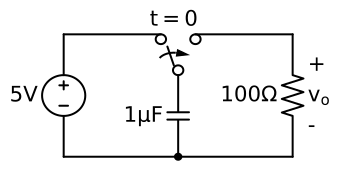

Here is the Python script that generated this plot:
import SchemDraw as schem
import SchemDraw.elements as e

d = schem.Drawing()
V1 = d.add(e.SOURCE_V, label='5V')
d.add(e.LINE, d='right', l=d.unit*.75)
S1 = d.add(e.SWITCH_SPDT2_CLOSE, d='up', anchor='b', rgtlabel='$t=0$')
d.add(e.LINE, d='right', xy=S1.c,  l=d.unit*.75)
d.add(e.RES, d='down', label='$100\Omega$', botlabel=['+','$v_o$','-'])
d.add(e.LINE, to=V1.start)
d.add(e.CAP, xy=S1.a, d='down', toy=V1.start, label='1$\mu$F')
d.add(e.DOT)
d.draw(showplot=False)
d.save('cap_charge.svg')